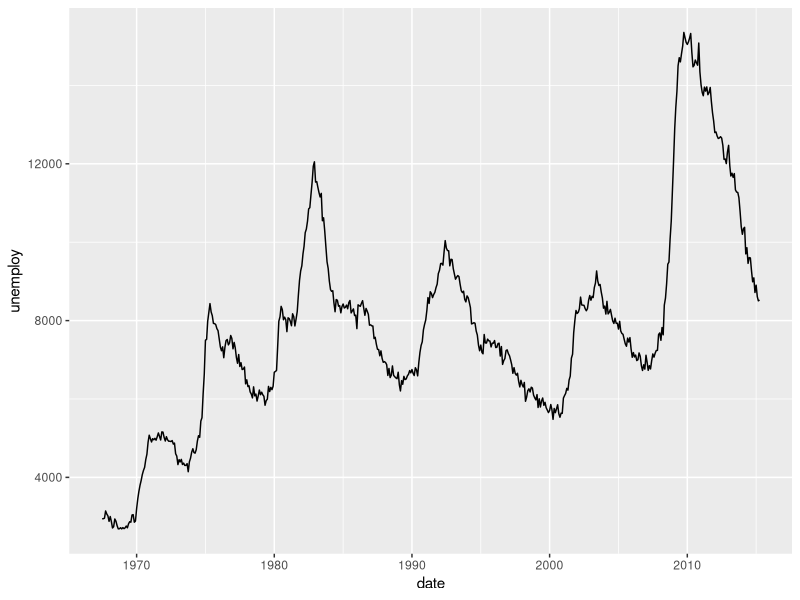
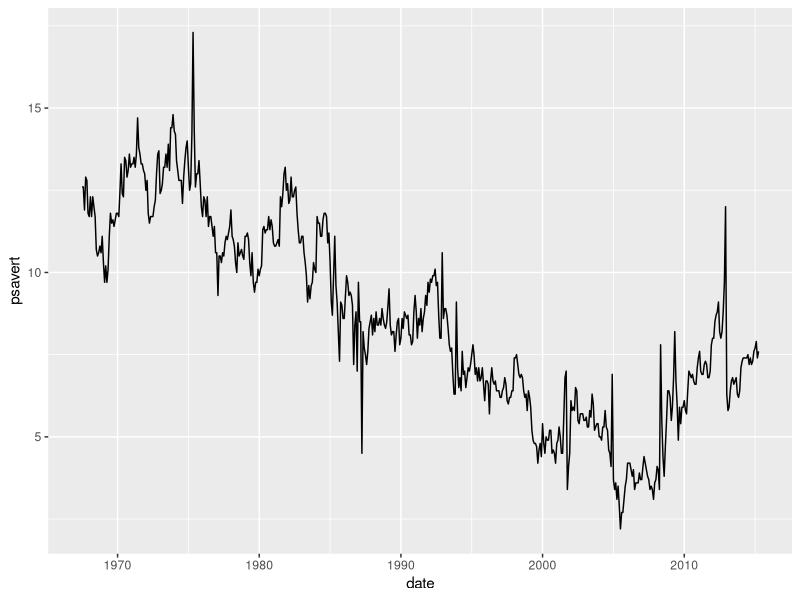

Write the R code that produced these figures, in order.
library(dplyr)
library(ggplot2)
economics <- as.data.frame(ggplot2::economics)

ggplot(data = economics, aes(x = date, y = unemploy)) + geom_line()

ggplot(data = economics, aes(x = date, y = psavert)) + geom_line()
